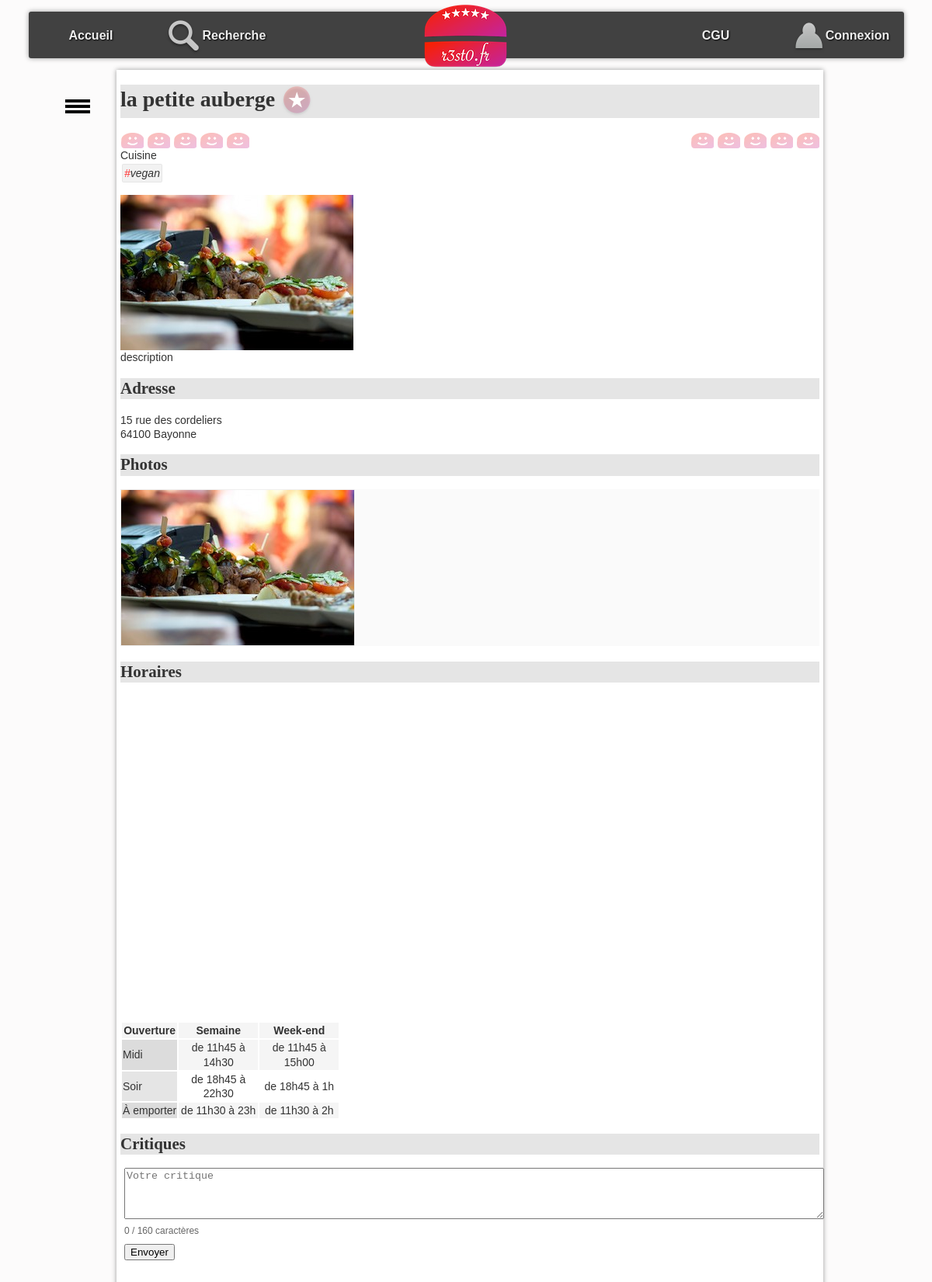
Page /?action=detail&idR=7 on the committed database.
### tables this page shows
CREATE TABLE `resto` (
  `idR` bigint(20) NOT NULL,
  `nomR` varchar(255) DEFAULT NULL,
  `numAdrR` varchar(20) DEFAULT NULL,
  `voieAdrR` varchar(255) DEFAULT NULL,
  `cpR` char(5) DEFAULT NULL,
  `villeR` varchar(255) DEFAULT NULL,
  `latitudeDegR` float DEFAULT NULL,
  `longitudeDegR` float DEFAULT NULL,
  `descR` text DEFAULT NULL,
  `horairesR` text DEFAULT NULL
);

CREATE TABLE `typecuisine` (
  `idTC` bigint(20) NOT NULL,
  `libelleTC` varchar(255) DEFAULT NULL
);

CREATE TABLE `photo` (
  `idP` bigint(20) NOT NULL,
  `cheminP` varchar(255) DEFAULT NULL,
  `idR` bigint(20) DEFAULT NULL
);

### controleur/detailResto.php (called while the page is built, shortened)
<?php
include_once "$racine/modele/bd.resto.inc.php";
include_once "$racine/modele/bd.typecuisine.inc.php";
include_once "$racine/modele/bd.photo.inc.php";
include_once "$racine/modele/bd.critiquer.inc.php";
include_once "$racine/modele/bd.aimer.inc.php";
$idR = $_GET["idR"];
$unResto = getRestoByIdR($idR);
$lesTypesCuisine = getTypesCuisineByIdR($idR);
$lesPhotos = getPhotosByIdR($idR);
$noteMoy = round(getNoteMoyenneByIdR($idR), 0);
$mailU = getMailULoggedOn();
$aimer = getAimerById($mailU, $idR);
$note = getNoteByUser($idR, $mailU);
include "$racine/vue/entete.html.php";
include "$racine/vue/vueDetailResto.php";
include "$racine/vue/pied.html.php";

### index.php (called while the page is built, shortened)
<?php
include "getRacine.php";
if (isset($_GET["action"])) {
    $action = $_GET["action"];
}
else {
    $action = "defaut";
}
$fichier = controleurPrincipal($action);
include "$racine/controleur/$fichier";
?>

### modele/bd.resto.inc.php (called while the page is built, shortened)
<?php
function getRestoByIdR($idR)
{
    try {
        $cnx = connexionPDO();
        $req = $cnx->prepare("select * from resto where idR=:idR");
        $req->bindValue(':idR', $idR, PDO::PARAM_INT);
        $req->execute();
        $resultat = $req->fetch(PDO::FETCH_ASSOC);
    } catch (PDOException $e) {
        print "Erreur !: " . $e->getMessage();
        die();
    }
    return $resultat;
}

### modele/bd.aimer.inc.php (called while the page is built, shortened)
<?php
function getAimerById($mailU, $idR){
    try {
        $cnx = connexionPDO();
        $req = $cnx->prepare("select * from aimer where mailU=:mailU and  idR=:idR");
        $req->bindValue(':idR', $idR, PDO::PARAM_INT);
        $req->bindValue(':mailU', $mailU, PDO::PARAM_STR);
        $req->execute();
        $resultat = $req->fetch(PDO::FETCH_ASSOC);
    } catch (PDOException $e) {
        print "Erreur !: " . $e->getMessage();
        die();
    }
    return $resultat;
}
?>

### modele/bd.critiquer.inc.php (called while the page is built, shortened)
<?php
function getNoteMoyenneByIdR($idR)
{
    try {
        $cnx = connexionPDO();
        $req = $cnx->prepare("select avg(note) from critiquer where idR=:idR AND statut = 'autorise'");
        $req->bindValue(':idR', $idR, PDO::PARAM_INT);
        $req->execute();
        $resultat = $req->fetch(PDO::FETCH_ASSOC);
    } catch (PDOException $e) {
        print "Erreur !: " . $e->getMessage();
        die();
    }
    if ($req->rowCount() > 0) {
        return $resultat["avg(note)"];
    } else {
        return 0;
    }
}
function getNoteByUser($idR, $mailU)
{
    try {
        $cnx = connexionPDO();
        $req = $cnx->prepare("SELECT note FROM critiquer WHERE idR=:idR AND mailU=:mailU AND statut = 'autorise'");
        $req->bindValue(':idR', $idR, PDO::PARAM_INT);
        $req->bindValue(':mailU', $mailU, PDO::PARAM_STR);
        $req->execute();
        $resultat = $req->fetch(PDO::FETCH_ASSOC);
    } catch (PDOException $e) {
        print "Erreur !: " . $e->getMessage();
        die();
    }
    if ($req->rowCount() > 0) {
        return $resultat["note"];
    } else {
        return null;
    }
}

### modele/bd.typecuisine.inc.php (called while the page is built, shortened)
<?php
function getTypesCuisineByIdR($idR){
    $resultat = array();
    try {
        $cnx = connexionPDO();
        $req = $cnx->prepare("select typeCuisine.* from typeCuisine,proposer where typeCuisine.idTC = proposer.idTC and proposer.idR = :idR");
        $req->bindValue(':idR', $idR, PDO::PARAM_INT);
        $req->execute();
        $resultat = $req->fetchAll(PDO::FETCH_ASSOC);
    } catch (PDOException $e) {
        print "Erreur !: " . $e->getMessage();
        die();
    }
    return $resultat;
}
?>

### modele/bd.photo.inc.php (called while the page is built, shortened)
<?php
function getPhotosByIdR($idR) {
    $resultat = array();
    try {
        $cnx = connexionPDO();
        $req = $cnx->prepare("select * from photo where idR=:idR");
        $req->bindValue(':idR', $idR, PDO::PARAM_INT);
        $req->execute();
        $resultat = $req->fetchAll(PDO::FETCH_ASSOC);
    } catch (PDOException $e) {
        print "Erreur !: " . $e->getMessage();
        die();
    }
    return $resultat;
}
?>

### vue/vueDetailResto.php (the view, shortened to what this page needs)
<h1><?= $unResto['nomR']; ?>
    <?php if ($aimer != false) { ?>
        <a href="./?action=aimer&idR=<?= $unResto['idR']; ?>"><img class="aimer" src="images/aime.png" alt="j'aime ce restaurant"></a>
    <?php } else { ?>
        <a href="./?action=aimer&idR=<?= $unResto['idR']; ?>"><img class="aimer" src="images/aimepas.png" alt="je n'aime pas encore ce restaurant"></a>
    <?php } ?>
</h1>
<div class="note-row" style="display:flex; justify-content:space-between; align-items:center; gap:12px;">
    <div id="user-note">
        <?php for ($i = 1; $i <= 5; $i++) { ?>
            <a class="aimer" href="./?action=noter&note=<?= $i ?>&idR=<?= $unResto['idR']; ?>">
                <?php if ($i <= $note) { ?>
                    <img class="note" src="images/like.png" alt="">
                <?php } else { ?>
                    <img class="note" src="images/neutre.png" alt="line neutre">
                <?php } ?>
            </a>
        <?php } ?>
    </div>
    <div id="avg-note">
        <?php for ($i = 1; $i <= 5; $i++) { ?>
            <span class="aimer">
                <?php if ($i <= $noteMoy) { ?>
                    <img class="note" src="images/like.png" alt="">
                <?php } else { ?>
                    <img class="note" src="images/neutre.png" alt="line neutre">
                <?php } ?>
            </span>
        <?php } ?>
    </div>
</div>
<section>
    Cuisine <br />
    <ul id="tagFood">
        <?php for ($j = 0; $j < count($lesTypesCuisine); $j++) { ?>
            <li class="tag"><span class="tag">#</span><?= $lesTypesCuisine[$j]["libelleTC"] ?></li>
        <?php } ?>
    </ul>
</section>
<p id="principal">
    <?php if (count($lesPhotos) > 0) { ?>
        <img src="photos/<?= $lesPhotos[0]["cheminP"] ?>" alt="photo du restaurant" />
    <?php } ?>
    <br />
    <?= $unResto['descR']; ?>
</p>
<h2 id="adresse">
    Adresse
</h2>
<p>
    <?= $unResto['numAdrR']; ?>
    <?= $unResto['voieAdrR']; ?><br />
    <?= $unResto['cpR']; ?>
    <?= $unResto['villeR']; ?>
</p>
<h2 id="photos">
    Photos
</h2>
<ul id="galerie">
    <?php for ($i = 0; $i < count($lesPhotos); $i++) { ?>
        <li> <img class="galerie" src="photos/<?= $lesPhotos[$i]["cheminP"] ?>" alt="" /></li>
    <?php } ?>
</ul>
<h2 id="horaires">
    Horaires
</h2>
<div class="horaires">
    <?php
    if (!empty($unResto['horairesR'])) {
        $horaires = $unResto['horairesR'];
        $horaires = str_replace(array("\r\n", "\r", "\n"), "<br>", $horaires);
        echo $horaires;
    } else {
        echo "Horaires non disponibles";
    }
    ?>
</div>
<h2 id="crit">Critiques</h2>
<form name="formCritique" method="post" action="./?action=critiques&idR=<?= $unResto['idR']; ?>">
    <div style="display: flex; flex-direction: column; align-items: flex-start; gap: 8px; margin-top: 12px; margin-left: 5px;">
        <textarea name="critique" id="critiqueTextarea" placeholder="Votre critique" rows="4" style="width:895px;" maxlength="160"></textarea>
        <div style="font-size: 12px; color: #666;">
            <span id="charCount">0</span> / 160 caractères
        </div>
        <button style="" id="validerNote" data-idR="<?= $unResto['idR']; ?>">Envoyer</button>
    </div>
</form>

### css/base.css (style rules this page uses)
:root { --largeurPage: 900px; --largeurMenuCont : 200px; --margeCalc: calc((100% - var(--largeurPage)) / 2); --margeMenuHaut : 15px; --hauteurMenuGene:60px; --coulA1:#5A7694; --coulA2:#D7E5ED; --coulB1:#566459; --coulB2:#90974A; --coulC:#CDBCA0; --fondC:#fcfbfb; --padding_cote:5px; }
body { font-family: Arial; color : #333; font-size : 14px; line-height : 1.3; scroll-behavior: smooth; background-color : var(--fondC); }
a.aimer { text-decoration: none; }

### css/cgu.css (style rules this page uses)
h1,h2,h3,h4 { font-family: Futura; background-color : rgba(0,0,0,0.1); }
td.cell { text-align : center; width : 100px; }
td.label { background-color : rgba(0,0,0,0.1); }
tr:nth-child(odd) { background-color : rgb(245,245,245); }

### css/corps.css (style rules this page uses)
#tagFood { display:inline-block; padding-left : 0px; font-style: italic; margin : 0px; }
li.tag { display:inline-block; border:1px solid rgba(0,0,0,0.05); background-color:rgba(0,0,0,0.05); padding:2px; margin:2px; border-radius: 2px; }
span.tag { color:rgb(255,50,50); }
#galerie { margin-top : 0px; margin-bottom : 20px; padding-left : 0px; background-color : rgb(250,250,250); }
#galerie li { display : inline-block; }
img.note { padding-left : 1px; vertical-align : sub; }
img.galerie { border:1px solid rgb(239,239,239); }
img.aimer { vertical-align : middle; }

### rows in the picture
resto: nomR "la petite auberge", descR "description", numAdrR "15", voieAdrR "rue des cordeliers", cpR "64100", villeR "Bayonne", horairesR "Ouverture Semaine Week-end Midi de 11h45 à 14h30 de 11h45 à 15h00 Soir de 18h45 à 22h30 de 18h45 à 1h À emporter de 11h30 à 23h de 11h30 à 2h"
typecuisine: libelleTC "vegan"
photo: cheminP (picture)
